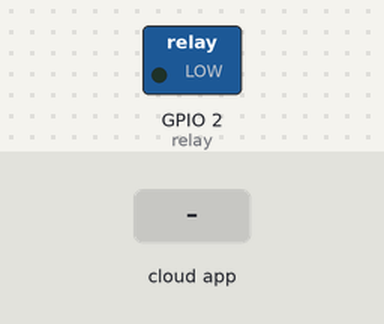
Recording of a sketch running on a simulated ESP32. Parts: switched loads named in the sketch (green lamp = pin HIGH). The inputs (shaded band) are chosen by the test bench. WiFi joins after 1.5 s; servers stay silent unless stated; no MQTT or app messages arrive unless stated; what the sketch prints to the serial monitor is not drawn.

Above: at 2.7 s.
2.8 s: the phone or cloud app sets light to OFF
At 3.2 s:
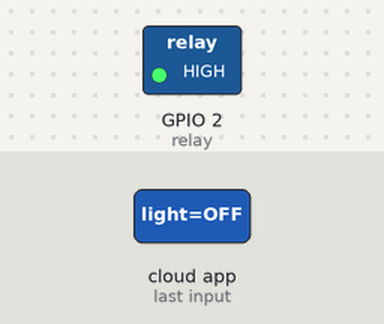
Timing chart, 0 to 5.8 s (numbered marks = the images above; inputs shaded):
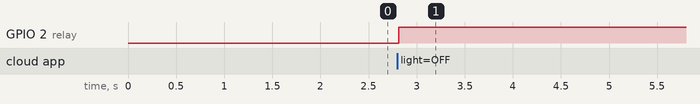

Measured:
- after the input at 2.8 s, GPIO 2 (relay): LOW → HIGH at once

The sketch:

Project.ino
```cpp
#include <WiFi.h>
#include "Adafruit_MQTT.h"
#include "Adafruit_MQTT_Client.h"

#define WLAN_SSID       "Maloo Home"
#define WLAN_PASS       "rpds@231180"
#define AIO_SERVER      "io.adafruit.com"
#define AIO_SERVERPORT  1883
#define AIO_USERNAME    "Dhairya281208"
#define AIO_KEY         "aio_pFJN15nXxJPPg1EwPFIwpBUR08xS"

const int relay=2;

WiFiClient client;
Adafruit_MQTT_Client mqtt(&client, AIO_SERVER, AIO_SERVERPORT, AIO_USERNAME, AIO_KEY);
Adafruit_MQTT_Subscribe Light = Adafruit_MQTT_Subscribe(&mqtt, AIO_USERNAME "/feeds/light");
void setup() {
  digitalWrite(relay, LOW);
  Serial.begin(9600);
  delay(10);
  pinMode(relay, OUTPUT);
  Serial.println();
  Serial.print("Connecting to ");
  Serial.println(WLAN_SSID);
  WiFi.begin(WLAN_SSID, WLAN_PASS);
  while (WiFi.status() != WL_CONNECTED) {
    delay(500);
    Serial.print(".");
  }
  Serial.println();
  Serial.println("WiFi connected");
  Serial.println("IP address: ");
  Serial.println(WiFi.localIP());
  mqtt.subscribe(&Light);

}
void loop() {


  MQTT_connect();
  Adafruit_MQTT_Subscribe *subscription;
  //digitalWrite(relay, LOW);
  while ((subscription = mqtt.readSubscription(5000))) {

    if (subscription == &Light) {

      Serial.print(F("Got: "));

      Serial.println((char *)Light.lastread);

       if (!strcmp((char*) Light.lastread, "OFF"))

      {

        digitalWrite(relay, HIGH);

      }

      else

      {

        digitalWrite(relay, LOW);

      }

    }

  }
}

void MQTT_connect() {
  int8_t ret;
  if (mqtt.connected()) {
    return;
  }
  Serial.print("Connecting to MQTT... ");
  uint8_t retries = 3;
  while ((ret = mqtt.connect()) != 0) {
    Serial.println(mqtt.connectErrorString(ret));
    Serial.println("Retrying MQTT connection in 5 seconds...");
    mqtt.disconnect();
    delay(5000);
    retries--;
    if (retries == 0) {
      while (1);
    }
  }
  Serial.println("MQTT Connected!");
}
```
